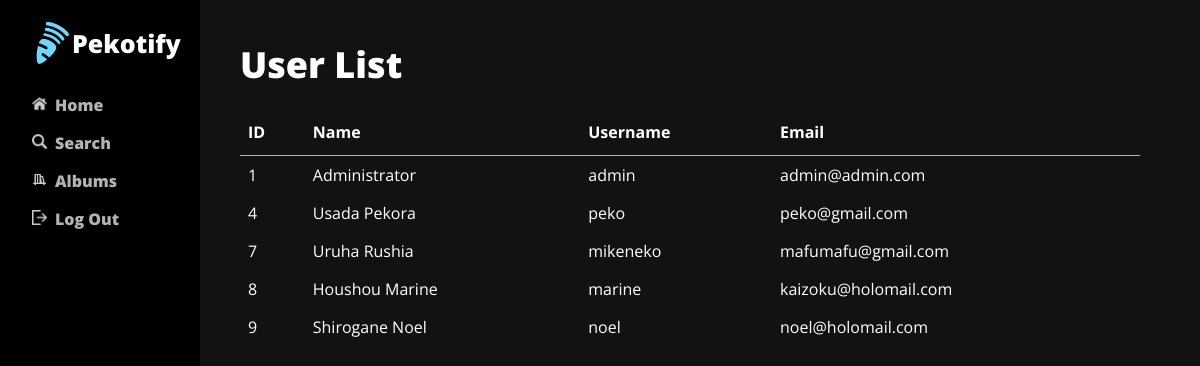
Screenshot of /user-list.php with the database file from the repository.
### tables this page shows
CREATE TABLE `user` (
  `user_id` int NOT NULL,
  `email` varchar(255) NOT NULL,
  `password` varchar(255) NOT NULL,
  `username` varchar(255) NOT NULL,
  `name` varchar(255) NOT NULL,
  `isAdmin` tinyint(1) NOT NULL
);

### src/user-list.php (the view, shortened to what this page needs)
<!DOCTYPE html>
<html lang="en">
<head>
    <link rel="stylesheet" href="css/style.css">
    <link rel="stylesheet" href="css/sidenav.css">
    <link rel="stylesheet" href="css/user-list.css">
</head>
<body>
    <div class="container">
        <?php
            include "component/sidenav.php";
            include "config.php";
        ?>
        <div class="user-list">
            <h1>User List</h1>
            <table class="user-table">
                <tr>
                    <th>ID</th>
                    <th>Name</th>
                    <th>Username</th>
                    <th>Email</th>
                </tr>
                <?php
                    $query = "SELECT * FROM user";
                    $result = mysqli_query($db, $query);
                    while ($row = mysqli_fetch_assoc($result)) {
                        echo "<tr>";
                        echo "<td>" . $row['user_id'] . "</td>";
                        echo "<td>" . $row['name'] . "</td>";
                        echo "<td>" . $row['username'] . "</td>";
                        echo "<td>" . $row['email'] . "</td>";
                        echo "</tr>";
                    }
                ?>
            </table>
        </div>
    </div>
</body>
</html>

### src/css/style.css (style rules this page uses)
* { margin: 0px; padding: 0px; font-family: "Open Sans"; color: #ffffff; }
body { background-color: #121212; }
.container { display: flex; flex-direction: row; justify-content: stretch; }

### src/css/user-list.css (style rules this page uses)
.user-list { margin: 40px; min-width: 75%; color: #b3b3b3; }
.user-list h1 { font-size: 36px; font-weight: 800; margin-bottom: 20px; }
.user-table { border-collapse: collapse; width: 100%; }
.user-table td, .user-table th { padding: 8px; }
.user-table th { padding-top: 12px; padding-bottom: 12px; text-align: left; border-bottom: 0.5px solid #b3b3b3; }

### rows the page displays
user: user_id "1", name "Administrator", username "admin", email "admin@admin.com"
user: user_id "4", name "Usada Pekora", username "peko", email "peko@gmail.com"
user: user_id "7", name "Uruha Rushia", username "mikeneko", email "mafumafu@gmail.com"
user: user_id "8", name "Houshou Marine", username "marine", email "kaizoku@holomail.com"
user: user_id "9", name "Shirogane Noel", username "noel", email "noel@holomail.com"
